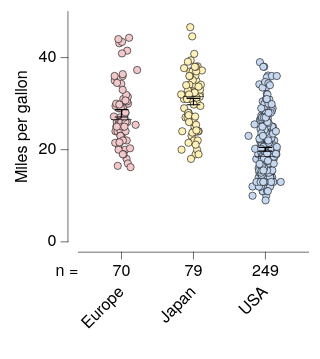

Write a Vega-Lite specification for this figure.
### Vega-Lite specification from a JSON file in a GitHub repository (floating-point values rounded to 4 significant figures; data arrays with more than 128 entries replaced by an {"elided": "..."} marker saying what was removed)
{"background": null, "config": {"arc": {"fill": "#DBDBDB", "fillOpacity": 1.0, "innerRadius": 25.0, "padAngle": 0.03, "stroke": "black", "strokeOpacity": 1, "strokeWidth": 0.25}, "area": {"fill": "#DBDBDB", "fillOpacity": 1.0, "stroke": "black", "strokeOpacity": 1, "strokeWidth": 0.25}, "axis": {"domain": true, "domainCap": "round", "domainColor": "black", "domainWidth": 0.25, "grid": false, "gridCap": "round", "gridColor": "#F1F1F1", "gridDash": [0, 0], "gridOpacity": 1.0, "gridWidth": 0.25, "labelColor": "black", "labelFont": "HelveticaNeue", "labelFontSize": 7, "labelFontStyle": "normal", "labelFontWeight": 400, "offset": 4.5, "ticks": true, "tickCap": "round", "tickColor": "black", "tickRound": false, "tickSize": 3, "tickWidth": 0.25, "titleColor": "black", "titleFont": "HelveticaNeue", "titleFontSize": 7, "titleFontStyle": "normal", "titleFontWeight": 400}, "axisX": {"domain": true, "labelAlign": "center", "labelAngle": 0, "labels": true, "ticks": true, "translate": 0}, "axisY": {"domain": true, "labelAlign": "right", "labelAngle": 0, "labels": true, "ticks": true, "translate": 0}, "axisRight": {"domain": true, "labelAlign": "left", "labelAngle": 0, "labels": true, "ticks": true, "translate": 0}, "axisTop": {"domain": true, "labelAlign": "center", "labelAngle": 0, "labels": true, "ticks": true, "translate": 0}, "axisBand": {"tickOffset": 0}, "bar": {"fill": "#DBDBDB", "fillOpacity": 1.0, "stroke": "black", "strokeOpacity": 1, "strokeWidth": 0.25}, "boxplot": {"size": 9.0, "ticks": {"cornerRadius": 0.25, "fill": "black", "size": 4.5, "thickness": 0.25}, "box": {"fillOpacity": 1.0, "stroke": "black", "strokeOpacity": 1, "strokeWidth": 0.25}, "median": {"fill": "black", "fillOpacity": 1.0, "size": 9.0, "thickness": 0.25}, "rule": {"fill": "black", "fillOpacity": 1.0, "size": 10.0, "stroke": "black", "strokeDash": [0, 0], "strokeOpacity": 1, "strokeWidth": 0.25}, "outliers": {"color": "black", "fill": "black", "fillOpacity": 1.0, "size": 0, "stroke": "black", "strokeOpacity": 1, "strokeWidth": 0.25}}, "circle": {"fill": "black", "fillOpacity": 1.0, "size": 0.5, "stroke": null, "strokeOpacity": 1, "strokeWidth": 0.25}, "errorband": {"band": {"fillOpacity": 0.6, "stroke": null, "strokeWidth": 0.25, "strokeOpacity": 1}, "borders": {"opacity": 0, "strokeOpacity": 0.25, "strokeWidth": 1}}, "errorbar": {"opacity": 1, "rule": {"strokeDash": [0, 0], "strokeWidth": 0.5}, "ticks": {"color": "black", "cornerRadius": 0.25, "opacity": 1, "size": 6.0, "thickness": 0.5}, "thickness": 0.5}, "font": "HelveticaNeue", "geoshape": {"fill": "#DBDBDB", "fillOpacity": 1.0, "stroke": "black", "strokeOpacity": 1, "strokeWidth": 0.25}, "header": {"labelColor": "black", "labelFont": "HelveticaNeue", "labelFontSize": 7, "labelFontStyle": "normal", "labelFontWeight": 400, "titleColor": "black", "titleFont": "HelveticaNeue", "titleFontSize": 7, "titleFontStyle": "normal", "titleFontWeight": 400, "titlePadding": 0}, "legend": {"disable": false, "offset": 4.5, "gradientLength": 50.0, "gradientThickness": 5.0, "gradientOpacity": 1.0, "gradientStrokeColor": "black", "gradientStrokeWidth": 0.25, "labelColor": "black", "labelFont": "HelveticaNeue", "labelFontSize": 7, "labelFontStyle": "normal", "labelFontWeight": 400, "strokeColor": "black", "strokeWidth": 0, "symbolSize": 42, "symbolStrokeColor": "black", "symbolStrokeWidth": 0.25, "titleColor": "black", "titleFont": "HelveticaNeue", "titleFontSize": 7, "titleFontStyle": "normal", "titleFontWeight": 400}, "line": {"color": "black", "stroke": "black", "strokeCap": "round", "strokeDash": [0, 0], "strokeOpacity": 1, "strokeWidth": 0.375}, "point": {"filled": true, "fill": "#DBDBDB", "fillOpacity": 1.0, "size": 5.0, "stroke": "black", "strokeOpacity": 1, "strokeWidth": 0.25}, "range": {"category": ["#C6D9F1", "#F1C9CB", "#FEF0B9", "#CEE37A", "#7AA8E0", "#E589A3", "#FDDD5D", "#68B961", "#4177B1", "#C35082", "#E5C227", "#438156"], "diverging": {"scheme": ["#C35082", "#CE6D94", "#D989A7", "#E2A4BA", "#EABFCE", "#F1DBE2", "#F6F6F6", "#D7E0EB", "#B9CBE0", "#9BB6D5", "#7DA1C9", "#5F8CBD", "#4177B1"]}, "heatmap": {"scheme": ["#DFE9F7", "#C6D9F1", "#ADC8EC", "#94B8E6", "#7AA8E0", "#6097DA", "#4D87CA", "#4177B1", "#386898", "#2F597F", "#264A69", "#1D3A58"]}, "ordinal": {"scheme": ["#F1F1F1", "#DBDBDB", "#C6C6C6", "#B2B2B2", "#9D9D9D", "#898989", "#767676", "#636363", "#515151", "#404040", "#2F2F2F", "#1F1F1F"]}, "ramp": {"scheme": ["#DFE9F7", "#C6D9F1", "#ADC8EC", "#94B8E6", "#7AA8E0", "#6097DA", "#4D87CA", "#4177B1", "#386898", "#2F597F", "#264A69", "#1D3A58"]}}, "rule": {"color": "black", "stroke": "black", "strokeCap": "round", "strokeDash": [2, 2], "strokeOpacity": 1, "strokeWidth": 0.25}, "scale": {"bandPaddingInner": 0.1, "bandPaddingOuter": 0.1, "round": false}, "rect": {"fill": "#DBDBDB", "fillOpacity": 1.0, "stroke": "black", "strokeOpacity": 1, "strokeWidth": 0.25}, "square": {"fill": "#DBDBDB", "fillOpacity": 1.0, "size": 10.0, "stroke": "black", "strokeOpacity": 1, "strokeWidth": 0.25}, "text": {"color": "black", "font": "HelveticaNeue", "fontSize": 7, "fontStyle": "normal", "fontWeight": 400}, "title": {"anchor": "middle", "frame": "group", "color": "black", "font": "HelveticaNeue", "fontSize": 7, "fontStyle": "normal", "fontWeight": 400, "subtitleColor": "black", "subtitleFont": "HelveticaNeue", "subtitleFontSize": "HelveticaNeue", "subtitleFontStyle": "normal", "subtitleFontWeight": 400}, "view": {"continuousWidth": 100, "continuousHeight": 100, "discreteWidth": 100, "discreteHeight": 100, "fill": null, "stroke": null, "strokeWidth": 0.25}}, "vconcat": [{"layer": [{"data": {"name": "data-5a85ede2053d4aec77293cfb476ae07b"}, "mark": {"type": "circle", "opacity": 1.0, "size": 10.0, "stroke": "black", "strokeOpacity": 1, "strokeWidth": 0.25}, "encoding": {"color": {"field": "Origin", "legend": null, "sort": ["USA", "Europe", "Japan"], "title": null, "type": "nominal"}, "x": {"axis": {"labels": false, "title": null}, "field": "Origin", "sort": ["USA", "Europe", "Japan"], "title": "Origin", "type": "nominal"}, "xOffset": {"field": "jitter_x", "scale": {"domain": [-7.33, 7.33], "range": [5.17, 19.83]}, "type": "quantitative"}, "y": {"field": "Miles_per_Gallon", "title": "Miles per gallon", "type": "quantitative"}}}, {"data": {"name": "data-64e7897fd8423deef5c97d660b6d3367"}, "mark": {"type": "errorbar"}, "encoding": {"x": {"axis": {"labels": false, "title": null}, "field": "Origin", "sort": ["USA", "Europe", "Japan"], "title": "Origin", "type": "nominal"}, "y": {"field": "__mean", "title": "Miles per gallon", "type": "quantitative"}, "yError": {"field": "__error"}}}, {"data": {"name": "data-5a85ede2053d4aec77293cfb476ae07b"}, "mark": {"type": "boxplot", "box": {"fillOpacity": 0, "strokeOpacity": 0}, "outliers": {"opacity": 0}, "rule": {"strokeOpacity": 0}, "ticks": false}, "encoding": {"x": {"axis": {"labels": false, "title": null}, "field": "Origin", "sort": ["USA", "Europe", "Japan"], "title": "Origin", "type": "nominal"}, "y": {"field": "Miles_per_Gallon", "title": "Miles per gallon", "type": "quantitative"}}}]}, {"layer": [{"data": {"name": "data-f7b265060270c2eb724ce184e30b4700"}, "mark": {"type": "text", "align": "right", "baseline": "middle", "fontSize": 7}, "encoding": {"text": {"field": "__label", "type": "nominal"}, "x": {"value": 0}, "y": {"axis": {"domain": false, "grid": false, "labels": false, "ticks": false, "title": null}, "bandPosition": 0.5, "field": "__label", "scale": {"domain": ["n ="], "range": [0, 10]}, "sort": ["n ="], "type": "nominal"}}}, {"data": {"name": "data-1d730befcb87c9256aea8f96ff8be5d0"}, "mark": {"type": "text", "align": "center", "baseline": "middle", "fontSize": 7}, "encoding": {"text": {"field": "__value", "type": "nominal"}, "x": {"axis": {"domain": false, "grid": false, "labels": false, "ticks": false, "title": null}, "field": "__category", "sort": ["USA", "Europe", "Japan"], "type": "nominal"}, "y": {"axis": {"domain": false, "grid": false, "labels": false, "ticks": false, "title": null}, "bandPosition": 0.5, "field": "__label", "scale": {"domain": ["n ="], "range": [0, 10]}, "sort": ["n ="], "type": "nominal"}}}, {"data": {"name": "data-bc9f3d6464c20a9e6af43ca6b3673666"}, "mark": {"type": "text", "align": "right", "angle": 315, "baseline": "middle", "fontSize": 7}, "encoding": {"text": {"field": "__display", "type": "nominal"}, "x": {"axis": {"domain": false, "grid": false, "labels": false, "ticks": false, "title": null}, "field": "__category", "sort": ["USA", "Europe", "Japan"], "type": "nominal"}, "y": {"value": 12.71}}}], "height": 33, "view": {"fill": null, "stroke": null}, "width": 100}], "resolve": {"scale": {"x": "shared"}}, "spacing": 0, "$schema": "https://vega.github.io/schema/vega-lite/v6.4.1.json", "datasets": {"data-5a85ede2053d4aec77293cfb476ae07b": {"elided": "398 records"}, "data-64e7897fd8423deef5c97d660b6d3367": [{"Origin": "USA", "__mean": 20.08, "__error": 0.4058, "__dysonsphere__": 1}, {"Origin": "Japan", "__mean": 30.45, "__error": 0.6852, "__dysonsphere__": 1}, {"Origin": "Europe", "__mean": 27.89, "__error": 0.8037, "__dysonsphere__": 1}], "data-f7b265060270c2eb724ce184e30b4700": [{"__label": "n =", "__dysonsphere__": 1}], "data-1d730befcb87c9256aea8f96ff8be5d0": [{"__label": "n =", "__category": "USA", "__value": "249", "__dysonsphere__": 1}, {"__label": "n =", "__category": "Europe", "__value": "70", "__dysonsphere__": 1}, {"__label": "n =", "__category": "Japan", "__value": "79", "__dysonsphere__": 1}], "data-bc9f3d6464c20a9e6af43ca6b3673666": [{"__category": "USA", "__display": "USA", "__dysonsphere__": 1}, {"__category": "Europe", "__display": "Europe", "__dysonsphere__": 1}, {"__category": "Japan", "__display": "Japan", "__dysonsphere__": 1}]}}
